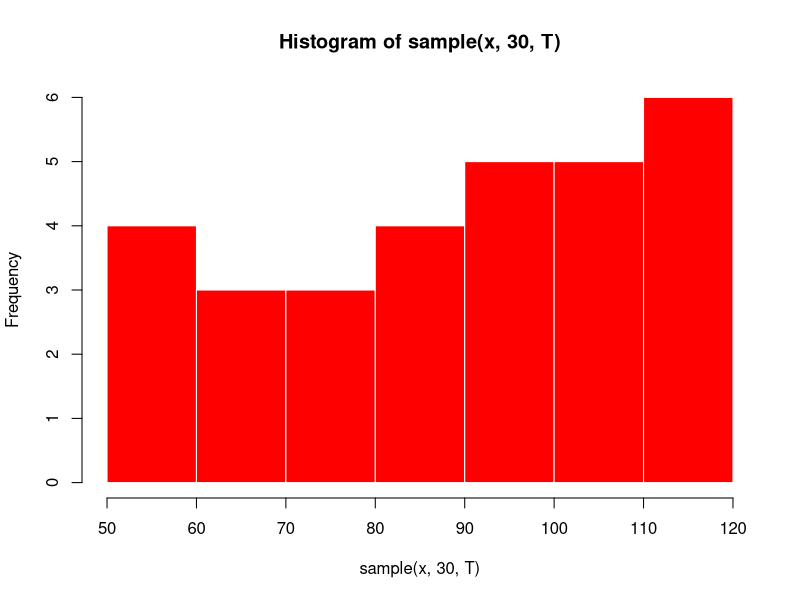

This chart was generated by the following R code:


x<-seq(50,120,l=10000)
hist(sample(x,30,T), col='red', border='white')

fact<-function(n){
  if(n==0 || n==1){
    return(1)
  }else{
    return(n*fact(n-1))
  }
}

fact(4)
